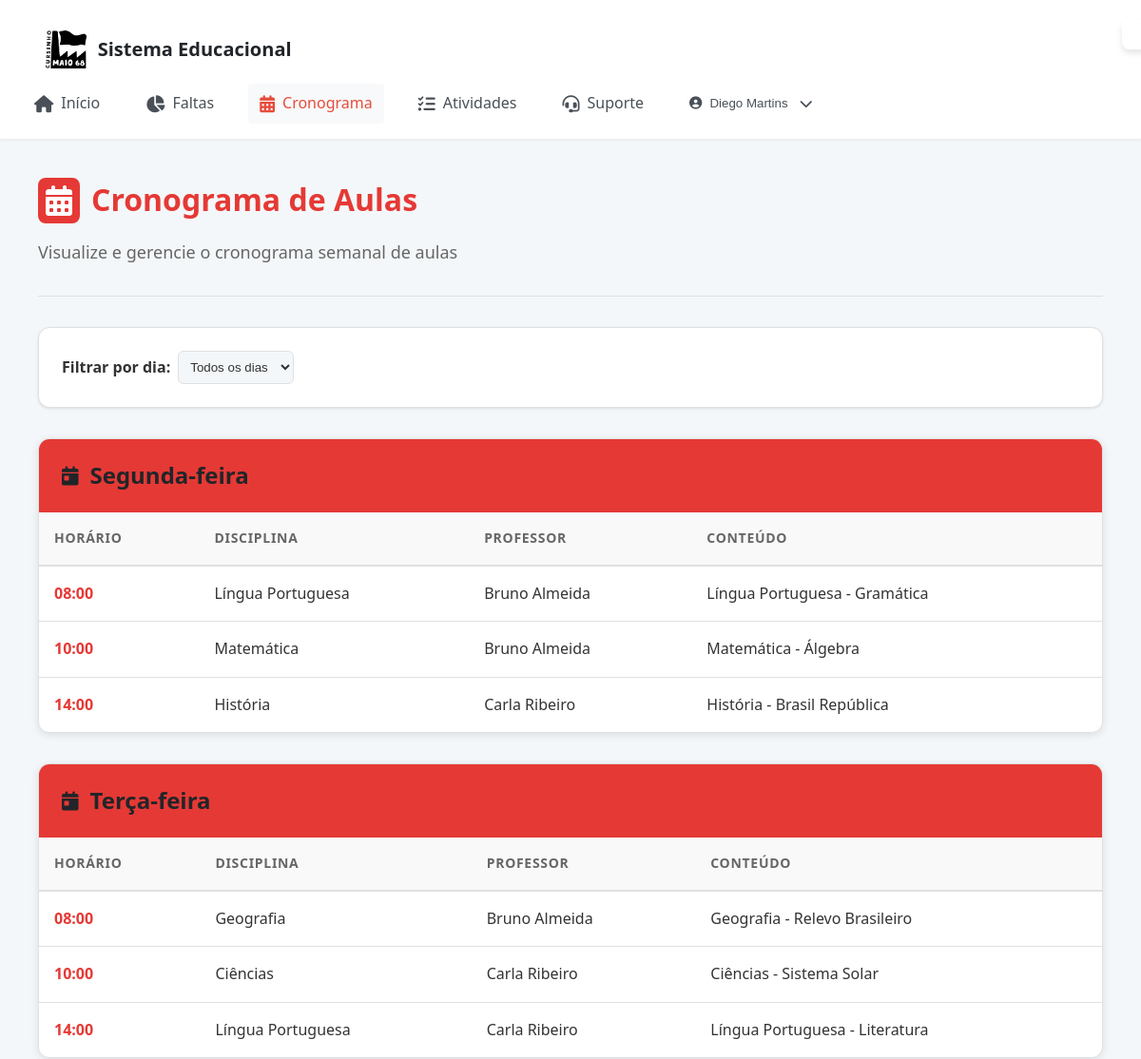
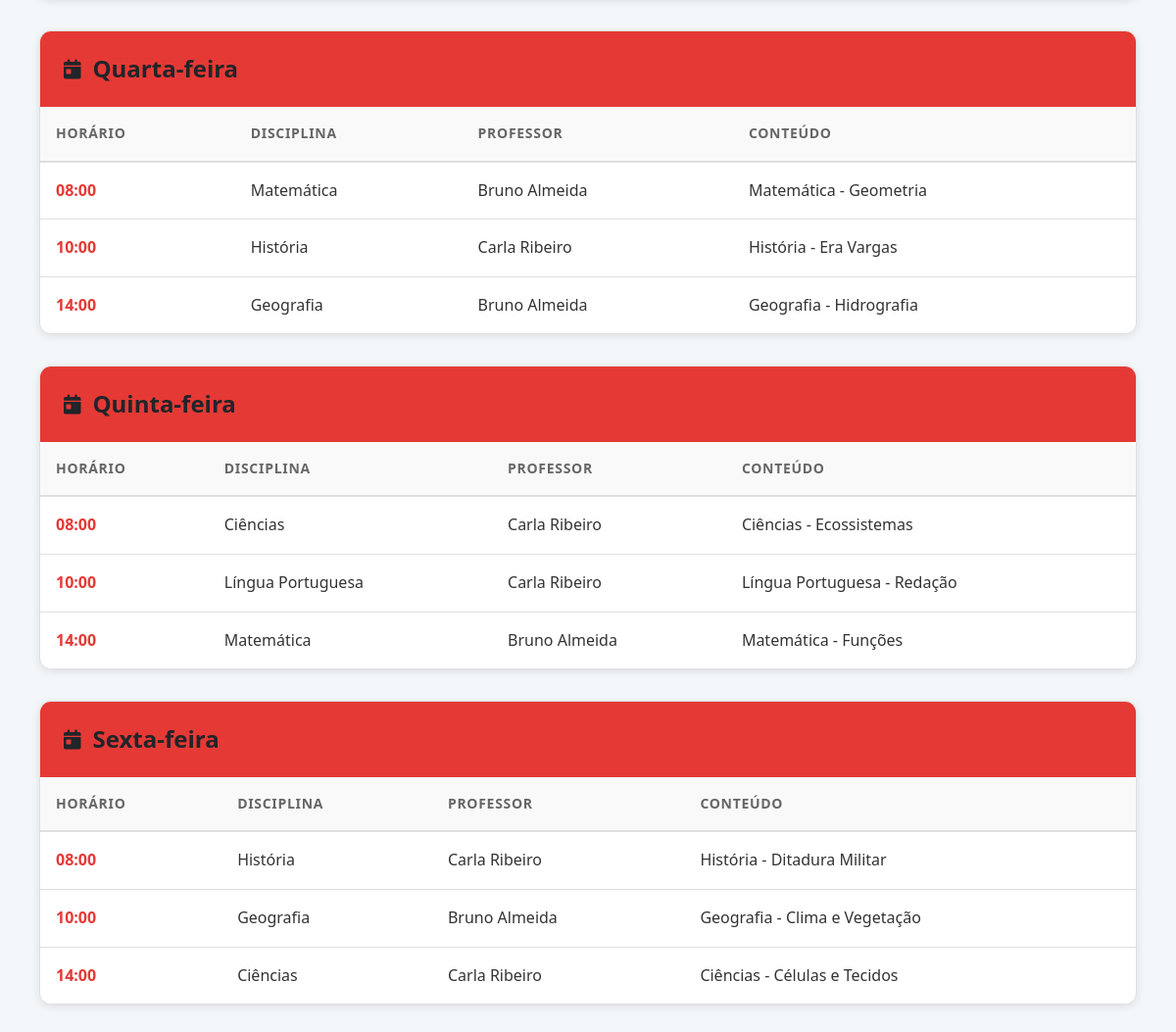
Screenshot of /pages/cronograma.php (signed in) with the database file from the repository (2 pictures, top to bottom).
### tables this page shows
CREATE TABLE IF NOT EXISTS `cronograma_semanal` (
  `id` int(11) NOT NULL AUTO_INCREMENT,
  `dia_semana` varchar(20) NOT NULL,
  `horario` time NOT NULL,
  `disciplina_id` int(11) NOT NULL,
  `professor_id` int(11) NOT NULL,
  `conteudo` text DEFAULT NULL,
  `criado_por` int(11) NOT NULL,
  PRIMARY KEY (`id`),
  UNIQUE KEY `dia_horario` (`dia_semana`,`horario`),
  KEY `disciplina_id` (`disciplina_id`),
  KEY `professor_id` (`professor_id`)
);

CREATE TABLE IF NOT EXISTS `disciplina` (
  `id` int(11) NOT NULL AUTO_INCREMENT,
  `nome` varchar(100) NOT NULL,
  `professor_id` int(11) NOT NULL,
  `ativo` tinyint(1) DEFAULT 1,
  `primeiro_login` datetime DEFAULT NULL,
  `senha_alterada` tinyint(1) DEFAULT 0,
  PRIMARY KEY (`id`),
  KEY `coordenador_id` (`professor_id`)
);

CREATE TABLE IF NOT EXISTS `usuario` (
  `id` int(11) NOT NULL AUTO_INCREMENT,
  `nome` varchar(100) NOT NULL,
  `email` varchar(100) NOT NULL,
  `tipo` enum('aluno','professor','coordenador') NOT NULL,
  `login` varchar(50) NOT NULL,
  `senha` varchar(255) NOT NULL,
  `ativo` tinyint(1) DEFAULT 1,
  `primeiro_login` datetime DEFAULT NULL,
  `senha_alterada` tinyint(1) DEFAULT 0,
  PRIMARY KEY (`id`),
  UNIQUE KEY `email` (`email`),
  UNIQUE KEY `login` (`login`)
);

### pages/cronograma.php (the view, shortened to what this page needs)
<?php
require_once '../includes/connection.php';
$dia_filter = $_GET['dia'] ?? '';
$where_clause = '';
$params = [];
try {
    $stmt = $pdo->prepare("
        SELECT cs.*, d.nome as disciplina_nome, u.nome as professor_nome
        FROM cronograma_semanal cs
        LEFT JOIN disciplina d ON cs.disciplina_id = d.id
        LEFT JOIN Usuario u ON cs.professor_id = u.id
        $where_clause
        ORDER BY
            FIELD(cs.dia_semana, 'segunda', 'terca', 'quarta', 'quinta', 'sexta', 'sabado', 'domingo'),
            cs.horario ASC
    ");
    $stmt->execute($params);
    $aulas = $stmt->fetchAll(PDO::FETCH_ASSOC);
    $stmt = $pdo->prepare("SELECT id, nome FROM disciplina WHERE ativo = 1 ORDER BY nome ASC");
    $stmt->execute();
    $disciplinas = $stmt->fetchAll(PDO::FETCH_ASSOC);
    $stmt = $pdo->prepare("SELECT id, nome FROM Usuario WHERE tipo = 'professor' AND ativo = 1 ORDER BY nome ASC");
    $stmt->execute();
    $professores = $stmt->fetchAll(PDO::FETCH_ASSOC);
} catch (PDOException $e) {
    $aulas = [];
    $disciplinas = [];
    $professores = [];
}
$dias_semana = [
    'segunda' => 'Segunda-feira',
    'terca' => 'Terça-feira',
    'quarta' => 'Quarta-feira',
    'quinta' => 'Quinta-feira',
    'sexta' => 'Sexta-feira'
];
$aulas_por_dia = [];
foreach ($aulas as $aula) {
    $dia = $aula['dia_semana'];
    if (!isset($aulas_por_dia[$dia])) {
        $aulas_por_dia[$dia] = [];
    }
    $aulas_por_dia[$dia][] = $aula;
}
?>
<?php include '../includes/header.php'; ?>
<div class="main-content">
    <div class="cronograma-container">
        <div class="page-header">
            <h1 class="page-title">
                <i class="fas fa-calendar-alt section-icon"></i>
                Cronograma de Aulas
            </h1>
            <p class="page-subtitle">Visualize e gerencie o cronograma semanal de aulas</p>
        </div>
        <div class="controls-section">
            <div class="filters">
                <div class="filter-group">
                    <label for="diaFilter">Filtrar por dia:</label>
                    <select id="diaFilter" onchange="applyFilter()">
                        <option value="">Todos os dias</option>
                    </select>
                </div>
            </div>
        </div>
        <div class="cronograma-section">
            <div class="dias-container">
                <?php foreach ($dias_semana as $key => $nome): ?>
                    <?php if (isset($aulas_por_dia[$key]) || empty($dia_filter)): ?>
                    <div class="dia-card">
                        <div class="dia-header">
                            <h2 class="dia-title">
                                <i class="fas fa-calendar-day"></i>
                                <?php echo $nome; ?>
                            </h2>
                        </div>
                        <div class="table-container">
                            <table class="aulas-table">
                                <thead>
                                    <tr>
                                        <th>Horário</th>
                                        <th>Disciplina</th>
                                        <th>Professor</th>
                                        <th>Conteúdo</th>
                                    </tr>
                                </thead>
                                <tbody>
                                    <?php if (!isset($aulas_por_dia[$key]) || empty($aulas_por_dia[$key])): ?>
                                    <tr>
                                        <td colspan="<?php echo $user_type === 'coordenador' ? 5 : 4; ?>">
                                            <div class="empty-state">
                                                <i class="fas fa-calendar-times"></i>
                                                <h3>Nenhuma aula encontrada</h3>
                                                <p>Não há aulas cadastradas para este dia.</p>
                                            </div>
                                        </td>
                                    </tr>
                                    <?php else: ?>
                                        <?php foreach ($aulas_por_dia[$key] as $aula): ?>
                                        <tr>
                                            <td class="horario-cell">
                                                <?php if ($user_type === 'coordenador'): ?>
                                                <input type="time"
                                                       value="<?php echo $aula['horario']; ?>"
                                                       class="editable-field"
                                                       onchange="updateField(<?php echo $aula['id']; ?>, 'horario', this.value)">
                                                <?php else: ?>
                                                <?php echo date('H:i', strtotime($aula['horario'])); ?>
                                                <?php endif; ?>
                                            </td>
                                            <td class="disciplina-cell">
                                                <?php if ($user_type === 'coordenador'): ?>
                                                <select class="editable-field"
                                                        onchange="updateField(<?php echo $aula['id']; ?>, 'disciplina_id', this.value)">
                                                    <?php foreach ($disciplinas as $disciplina): ?>
                                                    <option value="<?php echo $disciplina['id']; ?>"
                                                            <?php echo $aula['disciplina_id'] == $disciplina['id'] ? 'selected' : ''; ?>>
                                                        <?php echo htmlspecialchars($disciplina['nome']); ?>
                                                    </option>
                                                    <?php endforeach; ?>
                                                </select>
                                                <?php else: ?>
                                                <?php echo htmlspecialchars($aula['disciplina_nome'] ?? 'Sem disciplina'); ?>
                                                <?php endif; ?>
                                            </td>
                                            <td class="professor-cell">
                                                <?php if ($user_type === 'coordenador'): ?>
                                                <select class="editable-field"
                                                        onchange="updateField(<?php echo $aula['id']; ?>, 'professor_id', this.value)">
                                                    <option value="">Sem professor</option>
                                                    <?php foreach ($professores as $professor): ?>
                                                    <option value="<?php echo $professor['id']; ?>"
                                                            <?php echo $aula['professor_id'] == $professor['id'] ? 'selected' : ''; ?>>
                                                        <?php echo htmlspecialchars($professor['nome']); ?>
                                                    </option>
                                                    <?php endforeach; ?>
                                                </select>
                                                <?php else: ?>
                                                <?php echo htmlspecialchars($aula['professor_nome'] ?? 'Não atribuído'); ?>
                                                <?php endif; ?>
                                            </td>
                                            <td class="conteudo-cell">
                                                <?php if ($user_type === 'coordenador'): ?>
                                                <input type="text"
                                                       value="<?php echo htmlspecialchars($aula['conteudo'] ?? ''); ?>"
                                                       class="editable-field"
                                                       onchange="updateField(<?php echo $aula['id']; ?>, 'conteudo', this.value)">
                                                <?php else: ?>
                                                <?php echo htmlspecialchars($aula['conteudo'] ?? 'Conteúdo padrão'); ?>
                                                <?php endif; ?>
                                            </td>
                                        </tr>
                                        <?php endforeach; ?>
                                    <?php endif; ?>
                                </tbody>
                            </table>
                        </div>
                    </div>
                    <?php endif; ?>
                <?php endforeach; ?>
            </div>
        </div>
    </div>
    <div id="feedbackMessage" class="message"></div>
</div>
</body>
</html>

### includes/header.php (shortened to what this page needs)
<?php
$user_type = $_SESSION['user_type'] ?? 'aluno';
$username = htmlspecialchars($_SESSION['username'] ?? 'Usuário');
$current_page = basename($_SERVER['PHP_SELF']);
?>
<!DOCTYPE html>
<html lang="pt-BR">
<head>
    <link rel="stylesheet" href="../css/modern.css">
    <link rel="stylesheet" href="../css/header.css">
    <link rel="stylesheet" href="https://cdnjs.cloudflare.com/ajax/libs/font-awesome/6.4.0/css/all.min.css">
</head>
<body>
    <header class="header">
        <div class="header-content">
            <a href="home.php" class="logo">
                <img src="../images/logo.png" alt="Logo">
                <span>Sistema Educacional</span>
            </a>
        </div>
        <nav class="nav">
            <a href="home.php" class="nav-link <?php echo $current_page === 'home.php' ? 'active' : ''; ?>">
                <i class="fas fa-home"></i>
                <span>Início</span>
            </a>
            <?php if ($user_type === 'aluno'): ?>
                <a href="faltas.php" class="nav-link <?php echo $current_page === 'faltas.php' ? 'active' : ''; ?>">
                    <i class="fas fa-chart-pie"></i>
                    <span>Faltas</span>
                </a>
                <a href="cronograma.php" class="nav-link <?php echo $current_page === 'cronograma.php' ? 'active' : ''; ?>">
                    <i class="fas fa-calendar-alt"></i>
                    <span>Cronograma</span>
                </a>
                <a href="atividades.php" class="nav-link <?php echo $current_page === 'atividades.php' ? 'active' : ''; ?>">
                    <i class="fas fa-tasks"></i>
                    <span>Atividades</span>
                </a>
            <?php endif; ?>
            <a href="suporte.php" class="nav-link <?php echo $current_page === 'suporte.php' ? 'active' : ''; ?>">
                <i class="fas fa-headset"></i>
                <span>Suporte</span>
            </a>
            <div class="user-dropdown">
                <button class="user-button" onclick="toggleUserDropdown()">
                    <i class="fas fa-user-circle"></i>
                    <span><?php echo htmlspecialchars($username); ?></span>
                    <i class="fas fa-chevron-down"></i>
                </button>
            </div>
        </nav>
			    </header>
			    <main>

### css/modern.css (style rules this page uses)
:root { --primary-red: #DC3545; --primary-red-hover: #C82333; --primary-red-light: rgba(220, 53, 69, 0.1); --white: #FFFFFF; --gray-50: #F8F9FA; --gray-100: #E9ECEF; --gray-200: #DEE2E6; --gray-300: #CED4DA; --gray-400: #ADB5BD; --gray-500: #6C757D; --gray-600: #495057; --gray-700: #343A40; --gray-800: #212529; --gray-900: #000000; --success: #28A745; --warning: #FFC107; --danger: #DC3545; --info: #17A2B8; --font-family: 'Inter', -apple-system, BlinkMacSystemFont, 'Segoe UI', sans-serif; --font-size-xs: 0.75rem; --font-size-sm: 0.875rem; --font-size-base: 1rem; --font-size-lg: 1.125rem; --font-size-xl: 1.25rem; --font-size-2xl: 1.5rem; --font-size-3xl: 1.875rem; --font-size-4xl: 2.25rem; --spacing-1: 0.25rem; --spacing-2: 0.5rem; --spacing-3: 0.75rem; --spacing-4: 1rem; --spacing-5: 1.25rem; --spacing-6: 1.5rem; --spacing-8: 2rem; --spacing-10: 2.5rem; --spacing-12: 3rem; --spacing-16: 4rem; --spacing-20: 5rem; --border-radius-sm: 0.25rem; --border-radius: 0.375rem; --border-radius-lg: 0.5rem; --border-radius-xl: 0.75rem; --shadow-sm: 0 1px 2px 0 rgba(0, 0, 0, 0.05); --shadow: 0 1px 3px 0 rgba(0, 0, 0, 0.1), 0 1px 2px 0 rgba(0, 0, 0, 0.06); --shadow-md: 0 4px 6px -1px rgba(0, 0, 0, 0.1), 0 2px 4px -1px rgba(0, 0, 0, 0.06); --shadow-lg: 0 10px 15px -3px rgba(0, 0, 0, 0.1), 0 4px 6px -2px rgba(0, 0, 0, 0.05); --shadow-xl: 0 20px 25px -5px rgba(0, 0, 0, 0.1), 0 10px 10px -5px rgba(0, 0, 0, 0.04); --transition-fast: 150ms ease-in-out; --transition-normal: 300ms ease-in-out; --transition-slow: 500ms ease-in-out; }
* { box-sizing: border-box; margin: 0; padding: 0; }
html { font-size: 16px; line-height: 1.5; -webkit-font-smoothing: antialiased; -moz-osx-font-smoothing: grayscale; }
body { font-family: var(--font-family); font-size: var(--font-size-base); font-weight: 400; line-height: 1.6; color: var(--gray-800); background-color: var(--gray-50); min-height: 100vh; }
h1, h2, h3, h4, h5, h6 { font-weight: 600; line-height: 1.2; color: var(--gray-900); margin-bottom: var(--spacing-4); }
h1 { font-size: var(--font-size-4xl); }
h2 { font-size: var(--font-size-3xl); }
p { margin-bottom: var(--spacing-4); color: var(--gray-600); }
a { color: var(--primary-red); text-decoration: none; transition: color var(--transition-fast); }
.header { background: var(--white); border-bottom: 1px solid var(--gray-200); box-shadow: var(--shadow-sm); position: sticky; top: 0; z-index: 1000; }
.header-content { display: flex; align-items: center; justify-content: space-between; padding: var(--spacing-4) var(--spacing-6); max-width: 1200px; margin: 0 auto; }
.logo { display: flex; align-items: center; gap: var(--spacing-3); font-size: var(--font-size-xl); font-weight: 700; color: var(--gray-900); }
.logo img { height: 32px; width: auto; }
.nav { display: flex; align-items: center; gap: var(--spacing-2); }
.nav-link { padding: var(--spacing-2) var(--spacing-4); border-radius: var(--border-radius); color: var(--gray-600); font-weight: 500; transition: all var(--transition-fast); }
.nav-link.active { background-color: var(--primary-red-light); color: var(--primary-red); }
.table-container { background: var(--white); border-radius: var(--border-radius-lg); overflow: hidden; box-shadow: var(--shadow); }

### rows the page displays
cronograma_semanal: horario "08:00", disciplina.nome "Língua Portuguesa", usuario.nome "Bruno Almeida", conteudo "Língua Portuguesa - Gramática"
cronograma_semanal: horario "10:00", disciplina.nome "Matemática", usuario.nome "Bruno Almeida", conteudo "Matemática - Álgebra"
cronograma_semanal: horario "14:00", disciplina.nome "História", usuario.nome "Carla Ribeiro", conteudo "História - Brasil República"
cronograma_semanal: horario "08:00", disciplina.nome "Geografia", usuario.nome "Bruno Almeida", conteudo "Geografia - Relevo Brasileiro"
cronograma_semanal: horario "10:00", disciplina.nome "Ciências", usuario.nome "Carla Ribeiro", conteudo "Ciências - Sistema Solar"
cronograma_semanal: horario "14:00", disciplina.nome "Língua Portuguesa", usuario.nome "Carla Ribeiro", conteudo "Língua Portuguesa - Literatura"
cronograma_semanal: horario "08:00", disciplina.nome "Matemática", usuario.nome "Bruno Almeida", conteudo "Matemática - Geometria"
cronograma_semanal: horario "10:00", disciplina.nome "História", usuario.nome "Carla Ribeiro", conteudo "História - Era Vargas"
cronograma_semanal: horario "14:00", disciplina.nome "Geografia", usuario.nome "Bruno Almeida", conteudo "Geografia - Hidrografia"
cronograma_semanal: horario "08:00", disciplina.nome "Ciências", usuario.nome "Carla Ribeiro", conteudo "Ciências - Ecossistemas"
cronograma_semanal: horario "10:00", disciplina.nome "Língua Portuguesa", usuario.nome "Carla Ribeiro", conteudo "Língua Portuguesa - Redação"
cronograma_semanal: horario "14:00", disciplina.nome "Matemática", usuario.nome "Bruno Almeida", conteudo "Matemática - Funções"
cronograma_semanal: horario "08:00", disciplina.nome "História", usuario.nome "Carla Ribeiro", conteudo "História - Ditadura Militar"
cronograma_semanal: horario "10:00", disciplina.nome "Geografia", usuario.nome "Bruno Almeida", conteudo "Geografia - Clima e Vegetação"
cronograma_semanal: horario "14:00", disciplina.nome "Ciências", usuario.nome "Carla Ribeiro", conteudo "Ciências - Células e Tecidos"

### other values shown
$username "Diego Martins"
$nome "Segunda-feira"
$nome "Terça-feira"
$nome "Quarta-feira"
$nome "Quinta-feira"
$nome "Sexta-feira"
